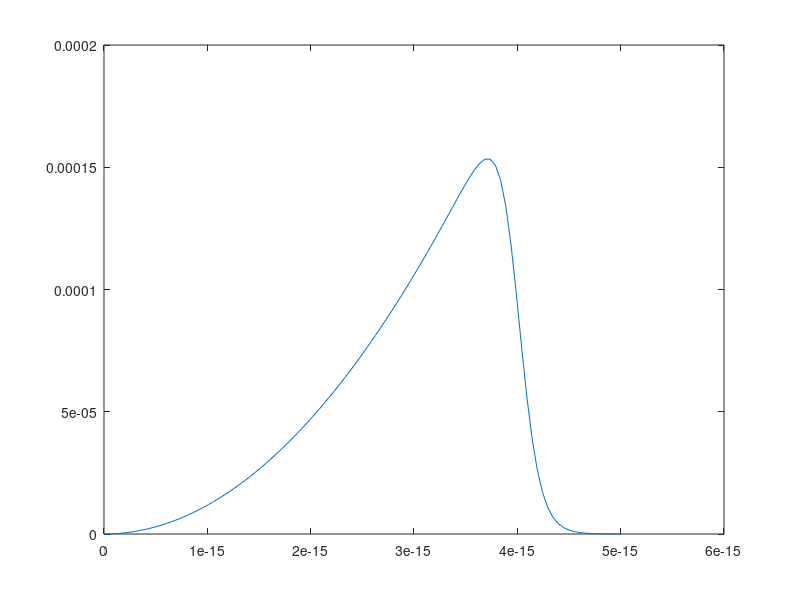

Here is the MATLAB script that generated this plot: (Note: this script raises an error after producing the figure.)
%% Constants
% Fundamental
hbar = 6.62607004e-34/(2*pi);
q_e = 1.60217662e-19;
m_e = 9.109e-31;
eV = 1.60217662e-19;
c = 2.9979e8;
alpha = 1/137;

% Experiment
Z_Ca40 = 20;
Z_e = 1;
E_experiment = 250e6*eV;         % (250 MeV)
theta = load("data/theta.tsv");
cross_section = load("data/cross_section.tsv");
meas_error = load("data/meas_error.tsv");


%%
% functions
rho_ch = @(X, r) X(1)./(1 + exp((r-X(2))./X(3)));
p = @(E, m) sqrt((E/c).^2 - (m*c)^2);
gamma = @(E, m) E/(m*c^2);
v = @(E, m) c*sqrt(1 - 1./gamma(E, m).^2);
beta = v(E_experiment, m_e)/c;


p_e = p(E_experiment, m_e);
v_e = v(E_experiment, m_e);


%%
cross_ruth = @(E, theta) (Z_e*Z_Ca40*alpha*hbar*c)^2./(4*beta^4*E^2*sin(theta/2).^4);
cross_mott = @(E, theta) cross_ruth(E, theta).*(1 - beta^2*sin(theta/2).^2);

cross_theo = @(E, theta, X) cross_mott(E, theta)*(X(1)+X(2)+X(3)); % for test only


theta_vect = linspace(0, pi, 100);
cross_section_theo = cross_mott(E_experiment, theta_vect);


clf
hold on 
plot(theta_vect, log(cross_section_theo))


%%
% Constraint
integrand = @(X, r) rho_ch(X, r).*r.^2;
total_charge = @(X) (4*pi/p_e)*integral(@(r) integrand(X, r), 0, 1e-10);

X_0 = [q_e*0.073463e45, 4e-15, 0.1e-15];
total_charge(X_0)

%%
eps = 1e-6;
constraint = @(X) ((Z_Ca40 - total_charge(X))/eps).^2;

R = linspace(0, 5e-15, 100); 


clf
plot(R, integrand(X_0, R));

constraint(X_0)

%%
Xi2 = @(X, theta) ((cross_theo(E_experiment, theta, X) - cross_section)./meas_error).^2;

Xi2(X_0,theta_rad)

% f = @(X, theta) Xi2(X, theta) + constraint(X);
% 
% X_fit = lsqcurvefit(f, X_0, theta.', cross_section.');
